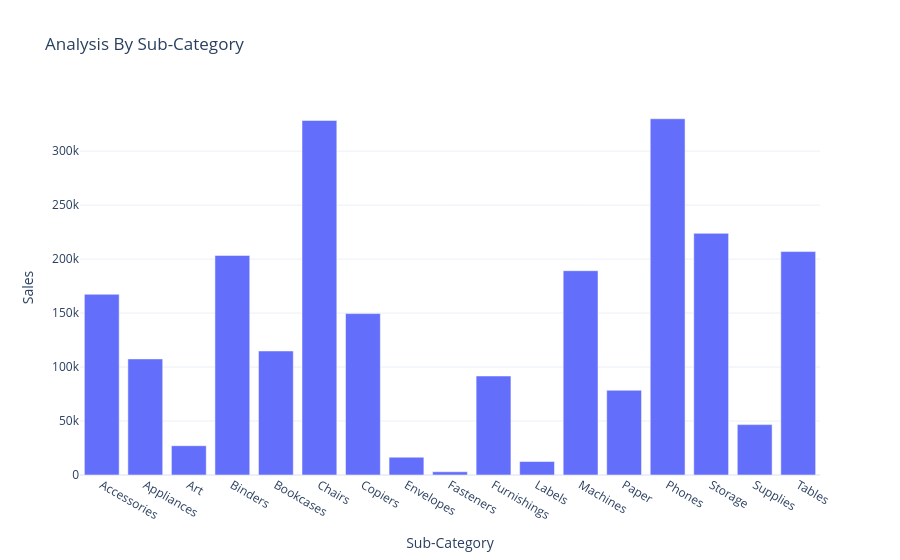

The notebook cell saved with this chart:
### Code cell
fig = px.bar(Sub_Category_sales, x = 'Sub-Category', y ='Sales', title = 'Analysis By Sub-Category')
fig.show()

### Figure 1 — Plotly figure (JSON) as saved in the notebook; plotly's stock layout.template omitted (floating-point values rounded to 4 significant figures)
{"data": [{"hovertemplate": "Sub-Category=%{x}<br>Sales=%{y}<extra></extra>", "legendgroup": "", "marker": {"color": "#636efa", "pattern": {"shape": ""}}, "name": "", "orientation": "v", "showlegend": false, "textposition": "auto", "type": "bar", "x": ["Accessories", "Appliances", "Art", "Binders", "Bookcases", "Chairs", "Copiers", "Envelopes", "Fasteners", "Furnishings", "Labels", "Machines", "Paper", "Phones", "Storage", "Supplies", "Tables"], "xaxis": "x", "y": [167400.0, 107500.0, 27120.0, 203400.0, 114900.0, 328400.0, 149500.0, 16480.0, 3024.0, 91710.0, 12490.0, 189200.0, 78480.0, 330000.0, 223800.0, 46670.0, 207000.0], "yaxis": "y"}], "layout": {"barmode": "relative", "legend": {"tracegroupgap": 0}, "title": {"text": "Analysis By Sub-Category"}, "xaxis": {"anchor": "y", "domain": [0, 1], "title": {"text": "Sub-Category"}}, "yaxis": {"anchor": "x", "domain": [0, 1], "title": {"text": "Sales"}}}}
